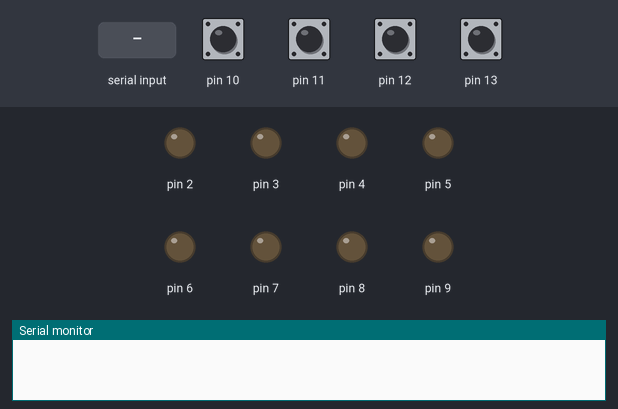
A sketch run on a simulated Arduino Uno, built with avr-gcc and run on an emulated ATmega328P. On the bench: output pins drawn as LEDs (lit = HIGH), the last lines printed to the serial monitor. The inputs (shaded band) are chosen by the test bench; at power-on: pin 10–13 HIGH.

Above: at 1.2 s.
1.3 s: pin 10 pulled LOW for 0.15 s
At 2.0 s:
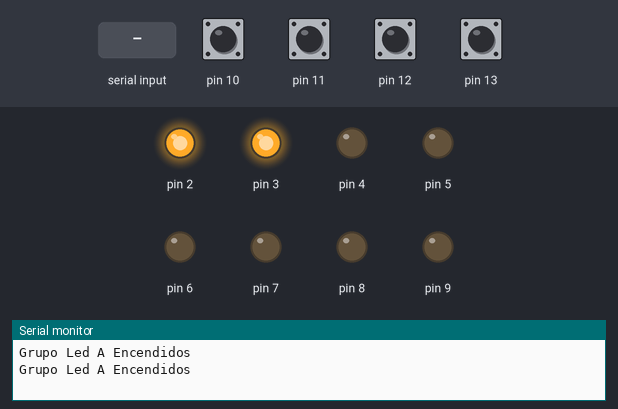
2.9 s: pin 11 pulled LOW for 0.15 s
At 3.2 s:
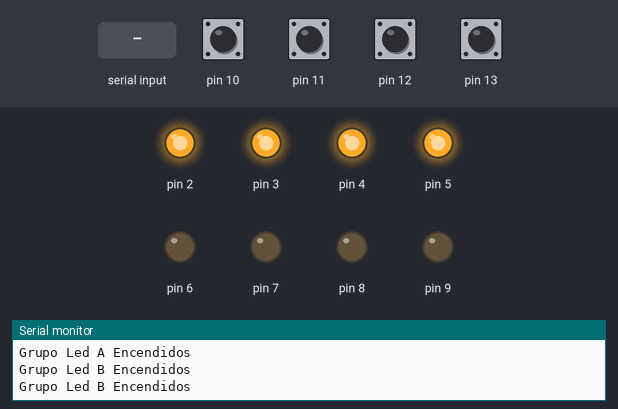
4.5 s: pin 12 pulled LOW for 0.15 s
At 5.6 s:
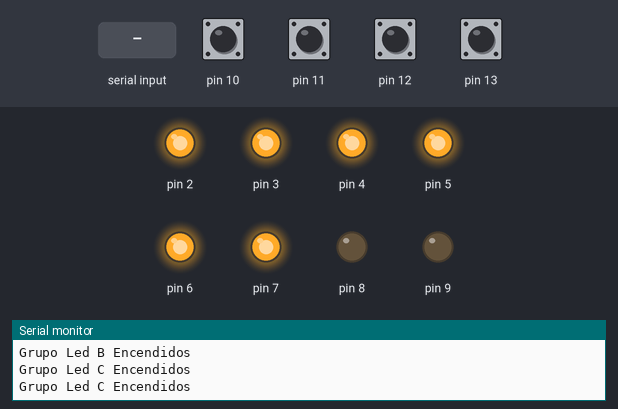
6.1 s: pin 13 pulled LOW for 0.15 s
At 6.8 s:
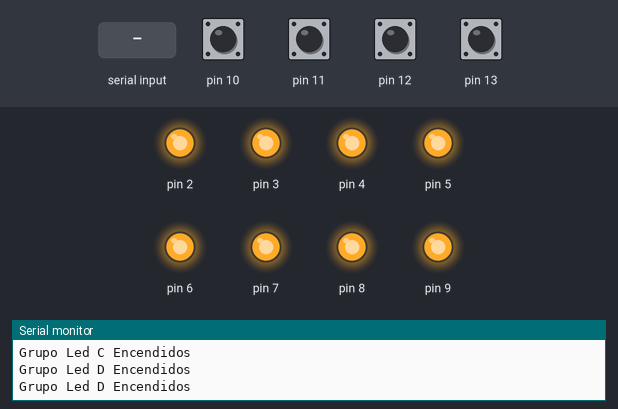
7.7 s: "E" received over Serial
At 8.1 s:
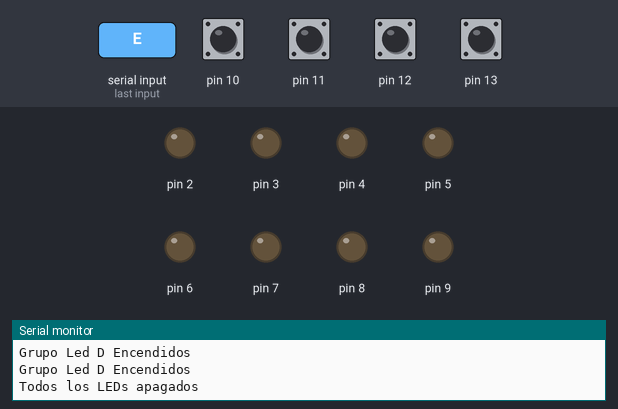
9.2 s: "B" received over Serial
At 10.4 s:
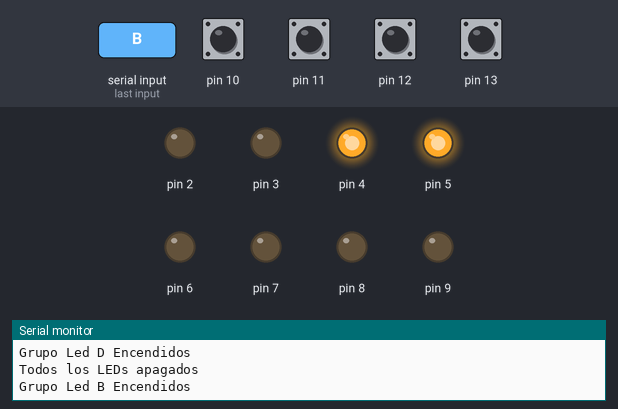
Timing chart, 0 to 11.7 s (numbered marks = the images above; inputs shaded):
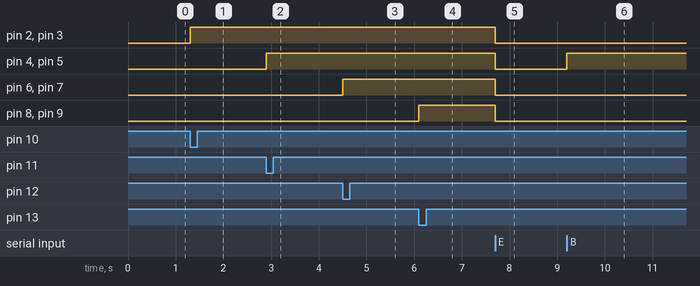

Measured:
- after the input at 1.3 s, pin 2, pin 3: LOW → HIGH at once
- after the input at 2.9 s, pin 4, pin 5: LOW → HIGH at once
- after the input at 4.5 s, pin 6, pin 7: LOW → HIGH at once
- after the input at 6.1 s, pin 8, pin 9: LOW → HIGH at once
- after the input at 7.7 s, pin 2–9: HIGH → LOW at once
- after the input at 9.2 s, pin 4, pin 5: LOW → HIGH at once

The sketch:

9ledsconbotones.ino.ino
```cpp
void setup() {
  pinMode(2, OUTPUT);
  pinMode(3, OUTPUT);
  pinMode(4, OUTPUT);
  pinMode(5, OUTPUT);
  pinMode(6, OUTPUT);
  pinMode(7, OUTPUT);
  pinMode(8, OUTPUT);
  pinMode(9, OUTPUT);

  pinMode(10, INPUT_PULLUP);
  pinMode(11, INPUT_PULLUP);
  pinMode(12, INPUT_PULLUP);
  pinMode(13, INPUT_PULLUP);

  Serial.begin(9600);
}

void loop() {
  // Control de los LEDs a través de la comunicación serial
  if (Serial.available() > 0) {
    char estadoMonitor = Serial.read();
    if (estadoMonitor == 'A') {
      digitalWrite(2, HIGH);
      digitalWrite(3, HIGH);
      Serial.println("Grupo Led A Encendidos");
    } else if (estadoMonitor == 'B') {
      digitalWrite(4, HIGH);
      digitalWrite(5, HIGH);
      Serial.println("Grupo Led B Encendidos");
    } else if (estadoMonitor == 'C') {
      digitalWrite(6, HIGH);
      digitalWrite(7, HIGH);
      Serial.println("Grupo Led C Encendidos");
    } else if (estadoMonitor == 'D') {
      digitalWrite(8, HIGH);
      digitalWrite(9, HIGH);
      Serial.println("Grupo Led D Encendidos");
    } else if (estadoMonitor == 'E') {
      digitalWrite(2, LOW);
      digitalWrite(3, LOW);
      digitalWrite(4, LOW);
      digitalWrite(5, LOW);
      digitalWrite(6, LOW);
      digitalWrite(7, LOW);
      digitalWrite(8, LOW);
      digitalWrite(9, LOW);
      Serial.println("Todos los LEDs apagados");
    }
  }

  // Control de los LEDs a través de los botones físicos
  if (digitalRead(10) == LOW) {
    digitalWrite(2, HIGH);
    digitalWrite(3, HIGH);
    Serial.println("Grupo Led A Encendidos");
    delay(100); // Debouncing
  } else if (digitalRead(11) == LOW) {
    digitalWrite(4, HIGH);
    digitalWrite(5, HIGH);
    Serial.println("Grupo Led B Encendidos");
    delay(100);
  } else if (digitalRead(12) == LOW) {
    digitalWrite(6, HIGH);
    digitalWrite(7, HIGH);
    Serial.println("Grupo Led C Encendidos");
    delay(100);
  } else if (digitalRead(13) == LOW) {
    digitalWrite(8, HIGH);
    digitalWrite(9, HIGH);
    Serial.println("Grupo Led D Encendidos");
    delay(100);
  }
}
```
